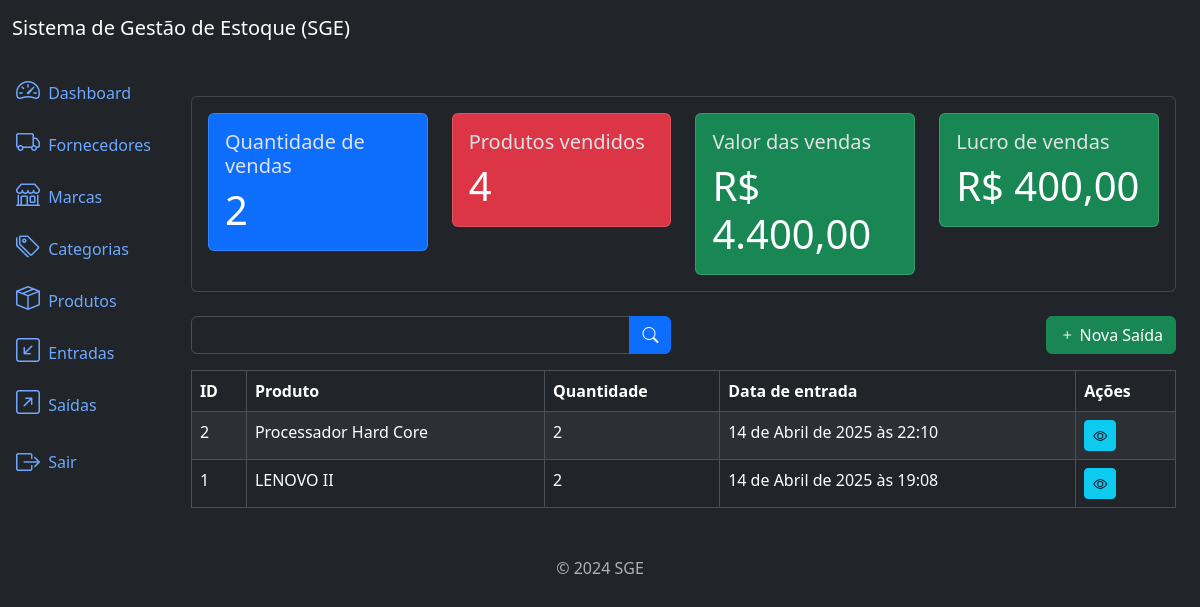
/outflows/list (signed in), run on an earlier commit of the app's database.
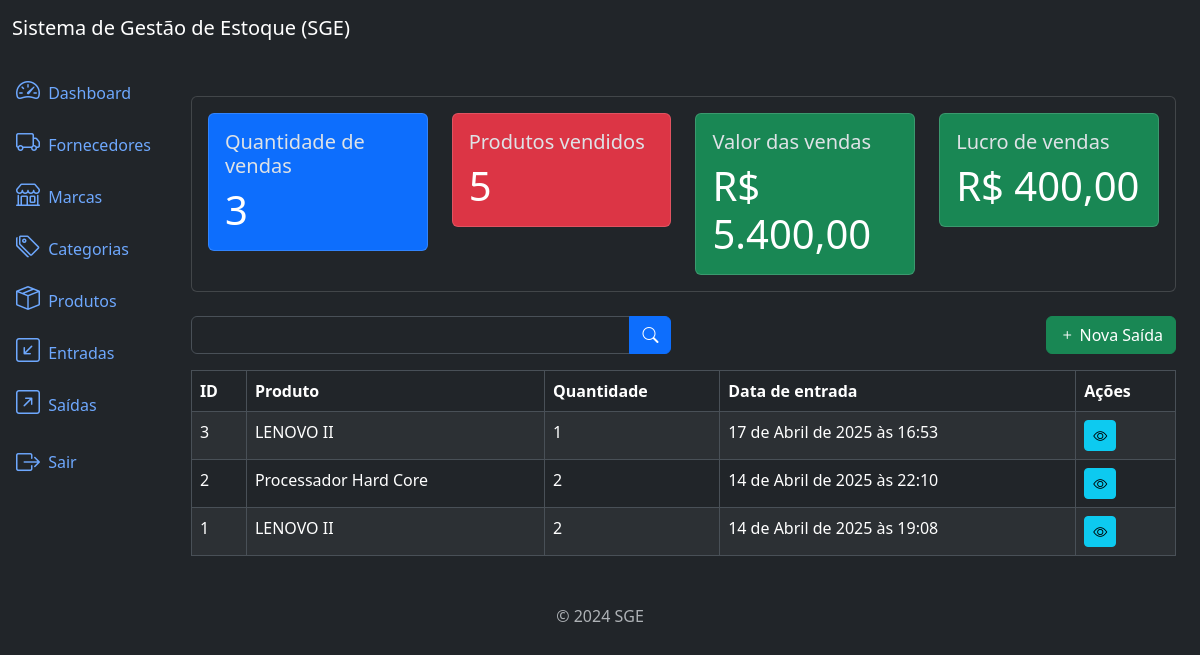
And on a later commit of the database.
### outflows/models.py (models this page shows, shortened)
class Outflow(models.Model):
    product = models.ForeignKey(Product, on_delete=models.PROTECT, related_name='outflows')
    quantity = models.IntegerField()
    description = models.TextField(null=True, blank=True)
    created_at = models.DateTimeField(auto_now_add=True)
    updated_at = models.DateTimeField(auto_now=True)
    class Meta:
        ordering = ['-created_at']

### products/models.py (models this page shows)
class Product(models.Model):
    title = models.CharField(max_length=500)
    category = models.ForeignKey(Category, on_delete=models.PROTECT, related_name='products')
    brand = models.ForeignKey(Brand, on_delete=models.PROTECT, related_name='products')
    description = models.TextField(null=True, blank=True)
    serie_number = models.CharField(max_length=200, null=True, blank=True)
    cost_price = models.DecimalField(max_digits=20, decimal_places=2)
    selling_price = models.DecimalField(max_digits=20, decimal_places=2)
    quantity = models.IntegerField(default=0)
    created_at = models.DateTimeField(auto_now_add=True)
    updated_at = models.DateTimeField(auto_now=True)
    class Meta:
        ordering = ['title']
    def __str__(self):
        return self.title

### outflows/views.py (the view)
# urls.py: path('outflows/list', OutflowListView.as_view(), name='outflow_list'),
class OutflowListView(LoginRequiredMixin, PermissionRequiredMixin, ListView):
    model = Outflow
    template_name = 'outflow_list.html'
    context_object_name = 'outflows'
    paginate_by = 10
    permission_required = 'outflows.view_outflow'
    def get_queryset(self):
        queryset = super().get_queryset()
        product = self.request.GET.get("product")
        if product:
            queryset = queryset.filter(product__title__icontains=product)
        return queryset
    def get_context_data(self, **kwargs):
        context_data = super().get_context_data(**kwargs)
        context_data["sales_metrics"] = get_sales_metrics()
        return context_data

### utils/metrics.py (called while the page is built)
def get_sales_metrics() -> Dict:
    total_sales = Outflow.objects.count()
    total_products_sold = Outflow.objects.aggregate(
        total_products_sold=Sum('quantity')
    )['total_products_sold'] or 0
    total_sales_value = sum(outflow.product.selling_price * outflow.quantity for outflow in Outflow.objects.all())
    total_sales_cost = sum(outflow.product.cost_price * outflow.quantity for outflow in Outflow.objects.all())
    total_sales_profit = total_sales_value - total_sales_cost
    sales_metrics = {
        'total_sales': total_sales,
        'total_products_sold': number_format(total_products_sold, decimal_pos=0, force_grouping=True),
        'total_sales_value': number_format(total_sales_value, decimal_pos=2, force_grouping=True),
        'total_sales_profit': number_format(total_sales_profit, decimal_pos=2, force_grouping=True)
    }
    return sales_metrics

### outflows/templates/outflow_list.html (shortened to what this page needs)
{% extends 'base.html' %}
{% block content %}
{% if perms.outflows.view_outflow %}
    {% include 'components/_sales_metrics.html' %}
{% endif %}
<div class="row mb-3">
    <div class="col-md-6">
        <form method="get" action="{% url 'outflow_list' %}">
            <div class="input-group">
                <input type="text" class="form-control" name="product" label="Produto" value="{{ request.GET.product }}">
                <button type="submit" class="btn btn-primary">
                    <i class="bi bi-search"></i>
                </button>
            </div>
        </form>
    </div>
    {% if perms.outflows.add_outflow %}
    <div class="col-md-6">
        <a href="{% url 'outflow_create' %}" class="btn btn-success float-end">
            <i class="bi bi-plus"></i>
            Nova Saída
        </a>
    </div>
    {% endif %}
</div>
<div class="table-responsive">
    <table class="table table-striped table-bordered">
        <thead class="thead-dark">
            <tr>
                <th>ID</th>
                <th>Produto</th>
                <th>Quantidade</th>
                <th>Data de entrada</th>
                <th>Ações</th>
            </tr>
        </thead>
        <tbody>
            {% for outflow in outflows %}
            <tr>
                <td>{{ outflow.id }}</td>
                <td>{{ outflow.product }}</td>
                <td>{{ outflow.quantity }}</td>
                <td>{{ outflow.created_at }}</td>
                <td>
                    <a href="{% url 'outflow_detail' outflow.id %}" class="btn btn-info btn-sm">
                        <i class="bi bi-eye"></i>
                    </a>
                </td>
            </tr>
            {% endfor %}
        </tbody>
    </table>
</div>
{% endblock %}

### core/templates/base.html (shortened to what this page needs)
<!DOCTYPE html>
<html lang="pt-br" data-bs-theme="dark">
<head>
  <link href="https://cdn.jsdelivr.net/npm/bootstrap@5.3.3/dist/css/bootstrap.min.css" rel="stylesheet">
  <link rel="stylesheet" href="https://cdn.jsdelivr.net/npm/bootstrap-icons@1.11.3/font/bootstrap-icons.min.css">
</head>
<body>
  {% include 'components/_header.html' %}
  <div class="container-fluid">
    {% if user.is_authenticated %}
        {% include 'components/_sidebar.html' %}
    {% endif%}
    <div class="col py-3">
      <div class="container mt-4">
        <main>
          {% block content %}
          {% endblock %}
        </main>
      </div>
    </div>
  </div>
  </div>
  {% include 'components/_footer.html' %}
</body>
</html>

### core/templates/components/_header.html
<nav class="navbar navbar-expand-lg navbar-light bg-dark">
  <div class="container-fluid">
    <a class="navbar-brand text-white" href="#">Sistema de Gestão de Estoque (SGE)</a>
  </div>
</nav>

### core/templates/components/_sidebar.html (shortened to what this page needs)
<div class="row flex-nowrap">
  <div class="col-auto col-md-0 col-xl-0 px-0 bg-dark">
    <div class="d-flex flex-column align-items-center align-items-sm-start px-3 pt-2 text-white">
      <div class="collapse d-sm-block" id="menuCollapse">
        <ul class="nav flex-column align-items-start" id="menu">
          <li>
            <a href="{% url 'home' %}" class="nav-link px-0 align-middle">
              <i class="bi bi-speedometer2 fs-4"></i>
              <span class="ms-1">Dashboard</span>
            </a>
          </li>
          {% if perms.suppliers.view_supplier %}
          <li>
            <a href="{% url 'supplier_list' %}" class="nav-link px-0 align-middle">
              <i class="bi bi-truck fs-4"></i>
              <span class="ms-1">Fornecedores</span>
            </a>
          </li>
          {% endif %}
          {% if perms.brands.view_brand %}
          <li>
            <a href="{% url 'brand_list' %}" class="nav-link px-0 align-middle">
              <i class="bi bi-shop fs-4"></i>
              <span class="ms-1">Marcas</span>
            </a>
          </li>
          {% endif %}
          {% if perms.categories.view_category %}
          <li>
            <a href="{% url 'category_list' %}" class="nav-link px-0 align-middle">
              <i class="bi bi-tags fs-4"></i>
              <span class="ms-1">Categorias</span>
            </a>
          </li>
          {% endif %}
          {% if perms.products.view_product %}
          <li>
            <a href="{% url 'product_list' %}" class="nav-link px-0 align-middle">
              <i class="bi bi-box-seam fs-4"></i>
              <span class="ms-1">Produtos</span>
            </a>
          </li>
          {% endif %}
          {% if perms.inflows.view_inflow %}
          <li>
            <a href="{% url 'inflow_list' %}" class="nav-link px-0 align-middle">
              <i class="bi bi-arrow-down-left-square fs-4"></i>
              <span class="ms-1">Entradas</span>
            </a>
          </li>
          {% endif %}
          {% if perms.outflows.view_outflow %}
          <li>
            <a href="{% url 'outflow_list' %}" class="nav-link px-0 align-middle">
              <i class="bi bi-arrow-up-right-square fs-4"></i>
              <span class="ms-1">Saídas</span>
            </a>
          </li>
          {% endif %}
          <li>
            <form action="{% url 'logout' %}" method="post" id="logout-form" class="nav-link px-0 align-middle">
                <button type="submit" class="btn btn-link text-decoration-none text-reset nav-link px-0 align-middle">
                    <i class="bi bi-box-arrow-right fs-4 align-middle"></i>
                    <span class="ms-1 align-middle">Sair</span>
                </button>
            </form>
          </li>
        </ul>
      </div>
    </div>
  </div>

### core/templates/components/_sales_metrics.html
<div class="card mt-4">
    <div class="card-body">
        <div class="row">
            <div class="col-md-3">
                <div class="card bg-primary">
                    <div class="card-body">
                        <h5 class="card-title">
                            Quantidade de vendas
                        </h5>
                        <p class="card-text text-white font-weight-bold display-6">
                            {{ sales_metrics.total_sales }}
                        </p>
                    </div>
                </div>
            </div>
            <div class="col-md-3">
                <div class="card bg-danger">
                    <div class="card-body">
                        <h5 class="card-title">
                            Produtos vendidos
                        </h5>
                        <p class="card-text text-white font-weight-bold display-6">
                            {{ sales_metrics.total_products_sold }}
                        </p>
                    </div>
                </div>
            </div>
            <div class="col-md-3">
                <div class="card bg-success">
                    <div class="card-body">
                        <h5 class="card-title">
                            Valor das vendas
                        </h5>
                        <p class="card-text text-white font-weight-bold display-6">
                            R$ {{ sales_metrics.total_sales_value }}
                        </p>
                    </div>
                </div>
            </div>
            <div class="col-md-3">
                <div class="card bg-success">
                    <div class="card-body">
                        <h5 class="card-title">
                            Lucro de vendas
                        </h5>
                        <p class="card-text text-white font-weight-bold display-6">
                            R$ {{ sales_metrics.total_sales_profit }}
                        </p>
                    </div>
                </div>
            </div>
        </div>
    </div>
</div>

### core/templates/components/_footer.html
<footer class="footer mt-auto py-3 text-center">
  <div class="container">
    <span class="text-muted">© 2024 SGE</span>
  </div>
</footer>

What changed in the data, as far as the page shows it:
added Outflow: id "3", product "LENOVO II", quantity "1", created_at "17 de Abril de 2025 às 16:53"
Also different on the page:
{{ sales_metrics.total_sales }}: "2" → "3"
{{ sales_metrics.total_products_sold }}: "4" → "5"
{{ sales_metrics.total_sales_value }}: "4.400,00" → "5.400,00"
